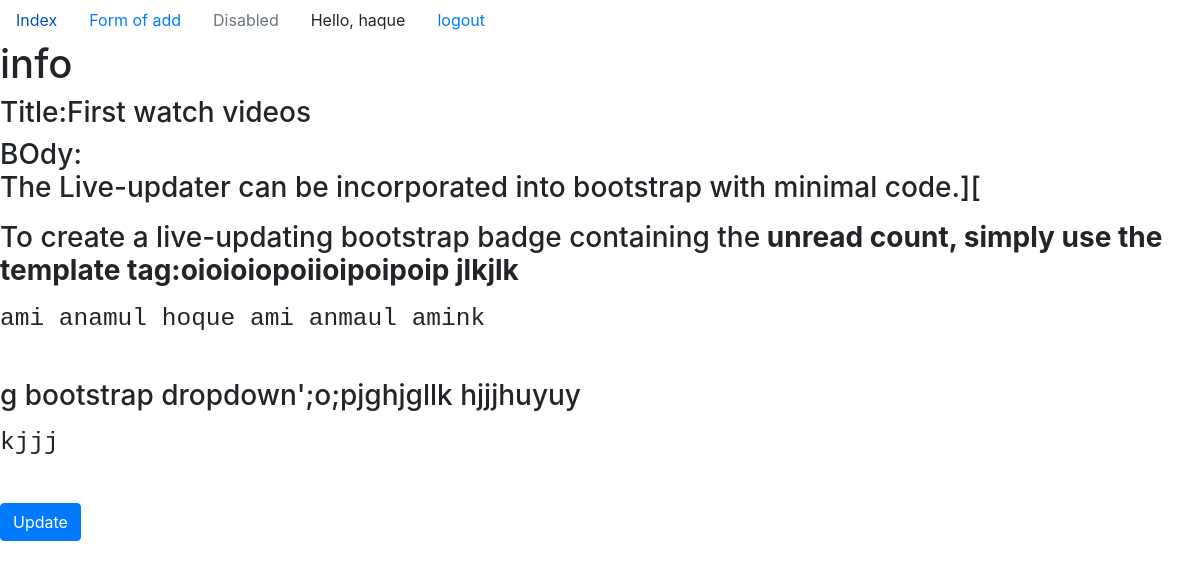
Page /info/first-watch-videos/ (signed in) on the committed database.
### editorapp/models.py (models this page shows, shortened)
class Article(models.Model):
    title = models.CharField(max_length=150)
    slug  =models.SlugField(null=True, blank=True)
    body = RichTextUploadingField(null=True, blank=True)
    description = models.TextField(null=True, blank=True)
    date = models.DateTimeField(auto_now_add=True, blank=True)
    Is_publise =models.BooleanField(default='',blank=True)
    stay=models.BooleanField(default=False, blank=True)

### editorapp/views.py (the view)
# urls.py: path('info/<slug:slug>/',views.info_post, name = "info"),
@login_required(login_url='login')
def info_post(request,slug=None):
    info= Article.objects.get(slug=slug)
    return render(request,'postinfo.html', {'info':info})

### templates/postinfo.html
{% extends 'base.html' %}
{% block body_block %}
<h1>  info </h1>
<h3> Title:{{info.title }}</h3>
<h3>BOdy:{{info.body | safe}}</h3>
   <a href="{% url 'edit_post' slug=info.slug %}" class="btn btn-primary">Update</a>
{% endblock %}

### templates/base.html (shortened to what this page needs)
<!DOCTYPE html>
<html lang="en">
<head>
    <link rel="stylesheet" href="https://stackpath.bootstrapcdn.com/bootstrap/4.5.2/css/bootstrap.min.css">
    {% load static %}
    {% load notifications_tags %}
</head>
<body>
    <ul class="nav">
        <li class="nav-item">
          <a class="nav-link " href="{% url 'all_post' %}">Index</a>
        </li>
        <li class="nav-item">
          <a class="nav-link" href="{% url 'add_post' %}"> Form of add</a>
        </li>
          {% notifications_unread as unread_count %}
        <li class="nav-item">
          <a class="nav-link disabled" href="#" tabindex="-1" aria-disabled="true">Disabled</a>
        </li>
        <span class="nav-link ">Hello, {{ request.user }}</span>
        <span><a class="nav-link " href="{% url 'logout'%}">  logout</a></span>
      </ul>
       {% block body_block %}
       {% endblock %}
</body>
</html>

### rows in the picture
Article: title "First watch videos", body "The Live-updater can be incorporated into bootstrap with minimal code.][ To create a live-updating bootstrap badge containing the unread count, simply use the template tag:oioioiopoiioipoipoip jlkjlk ami anamul hoque ami anmaul amink g bootstrap dropdown';o;pjghjgllk hjjjhuyuy kjjj"

### other values in the picture
{{ request.user }} "haque"
